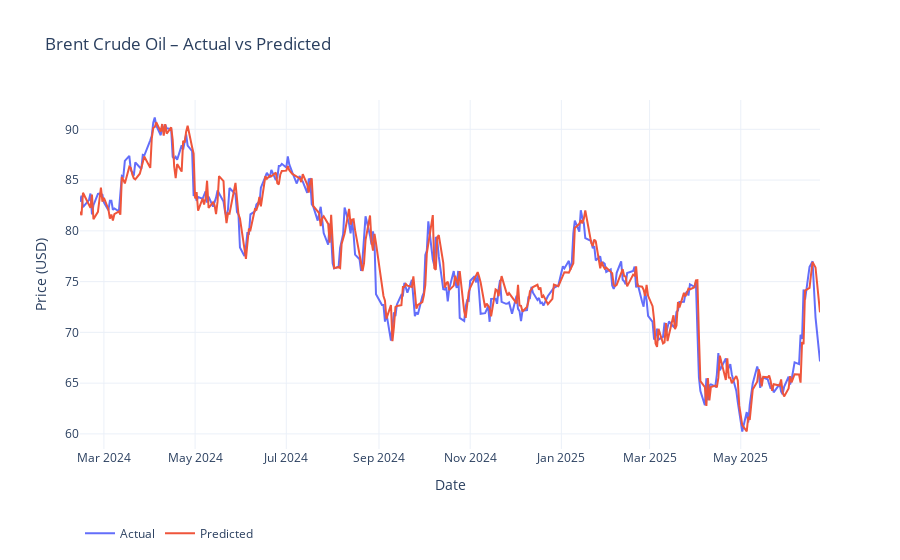

Here is the notebook cell this chart was saved with:
### Code cell
import yfinance as yf
import pandas as pd
import numpy as np
from sklearn.ensemble import RandomForestRegressor
from sklearn.metrics import (
    mean_squared_error,
    mean_absolute_error,
    mean_absolute_percentage_error,
    r2_score,
    explained_variance_score
)
import plotly.graph_objects as go

SEED = 42
np.random.seed(SEED)

# === 1. Download Brent crude oil price data ==================================
df = (
    yf.download("BZ=F", start="2011-06-13", end="2025-06-25")[['Close']]
      .rename(columns={'Close': 'Price'})
      .dropna()
)

# === 2. Load & align embeddings =============================================
emb = (
    pd.read_csv('../Data/raw/embeddings_feature_ST.csv', parse_dates=['date'])
      .set_index('date')
)
# Rialliniamo all'indice di df
emb = emb.reindex(df.index).ffill().bfill()

sent = (
    pd.read_csv('../Data/raw/daily_sent.csv', parse_dates=['Date'])
      .set_index('Date')
)

# Aggiungiamo gli embedding al DataFrame principale

df['SENT_1'] = emb['embedding_2d_1_mean']
df['SENT_2'] = emb['embedding_2d_2_mean']
df['cosine_sim']            = emb['cosine_sim']
df['drift']                 = emb['drift']
df['drift_velocity']        = emb['drift_velocity']
df['drift_velocity_diff']   = emb['drift_velocity_diff']
df['drift_acceleration']    = emb['drift_acceleration']
df['var_2d_1']              = emb['embedding_2d_1_var_daily']
df['var_2d_2']              = emb['embedding_2d_2_var_daily']
df['sentiment']             = sent['avg_score']

# === 3. Costruzione delle lag-feature =======================================
# Lag dei prezzi
for lag in range(1, 6):
    df[f'price_lag_{lag}'] = df['Price'].shift(lag)



# Target = prezzo del giorno successivo
df['target'] = df['Price'].shift(-1)
df.dropna(inplace=True)

# === 4. Train-test split (90/10) ============================================

feat_cols = [
    'Price','SENT_1','SENT_2',
    'cosine_sim','drift','drift_velocity','drift_velocity_diff','drift_acceleration',
    'var_2d_1','var_2d_2',
    'sentiment'
]

X = df[feat_cols]
y = df['target']
split_idx = int(len(df) * 0.9)
X_train, X_test = X.iloc[:split_idx], X.iloc[split_idx:]
y_train, y_test = y.iloc[:split_idx], y.iloc[split_idx:]

# === 5. Train Random Forest =================================================
rf = RandomForestRegressor(n_estimators=200, random_state=SEED, n_jobs=-1)
rf.fit(X_train, y_train)
preds = rf.predict(X_test)

# === 6. Metriche di valutazione ============================================
def smape(y_true, y_pred):
    denom = (np.abs(y_true) + np.abs(y_pred)) / 2
    return np.mean(np.abs(y_true - y_pred) / denom) * 100

def theils_u(y_true, y_pred):
    rmsfe = np.sqrt(np.mean((y_pred - y_true) ** 2))
    denom = (np.sqrt(np.mean(y_true ** 2)) +
             np.sqrt(np.mean(y_pred ** 2)))
    return rmsfe / denom

metrics = {
    "RMSE": np.sqrt(mean_squared_error(y_test, preds)),
    "MAE": mean_absolute_error(y_test, preds),
    "MAPE (%)": mean_absolute_percentage_error(y_test, preds) * 100,
    "sMAPE (%)": smape(y_test.values, preds),
    "R²": r2_score(y_test, preds),
    "Explained Variance": explained_variance_score(y_test, preds),
    "Theil’s U": theils_u(y_test.values, preds),
    "Directional Accuracy (%)": (
        np.mean(
            np.sign(y_test.values[1:] - y_test.values[:-1]) ==
            np.sign(preds[1:] - y_test.values[:-1])
        ) * 100
    )
}

print(pd.Series(metrics).to_frame('Random Forest').round(4))

# === 7. Grafico Plotly Actual vs Predicted =================================
fig = go.Figure()
fig.add_trace(go.Scatter(
    x=y_test.index, y=y_test, mode='lines', name='Actual'
))
fig.add_trace(go.Scatter(
    x=y_test.index, y=preds, mode='lines', name='Predicted'
))
fig.update_layout(
    title='Brent Crude Oil – Actual vs Predicted',
    xaxis_title='Date',
    yaxis_title='Price (USD)',
    template='plotly_white',
    legend=dict(orientation='h', y=-0.2)
)
fig.show()

### Figure 1 — Plotly figure (JSON) as saved in the notebook; plotly's stock layout.template omitted (floating-point values rounded to 4 significant figures; data arrays with more than 128 entries replaced by an {"elided": "..."} marker saying what was removed)
{"data": [{"mode": "lines", "name": "Actual", "type": "scatter", "x": {"elided": "338 str values"}, "y": {"elided": "338 float values"}}, {"mode": "lines", "name": "Predicted", "type": "scatter", "x": {"elided": "338 str values"}, "y": {"elided": "338 float values"}}], "layout": {"legend": {"orientation": "h", "y": -0.2}, "title": {"text": "Brent Crude Oil – Actual vs Predicted"}, "xaxis": {"title": {"text": "Date"}}, "yaxis": {"title": {"text": "Price (USD)"}}}}
